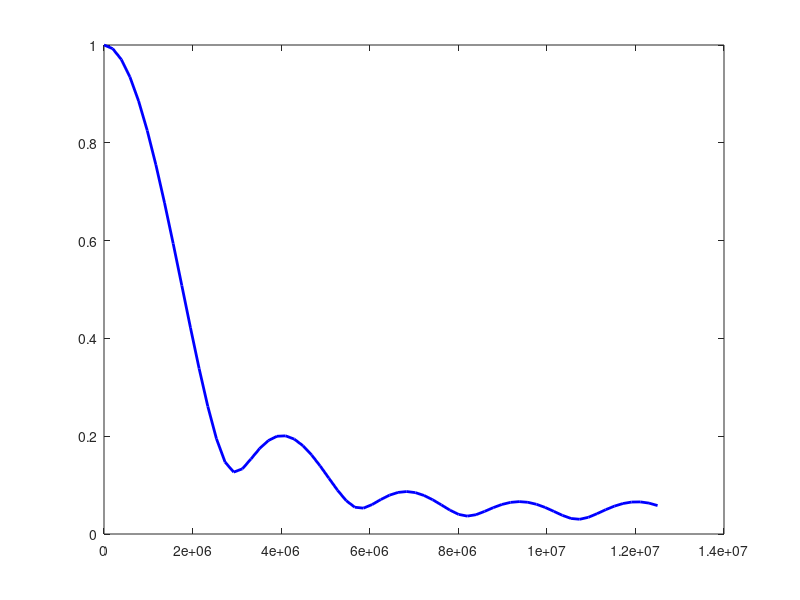
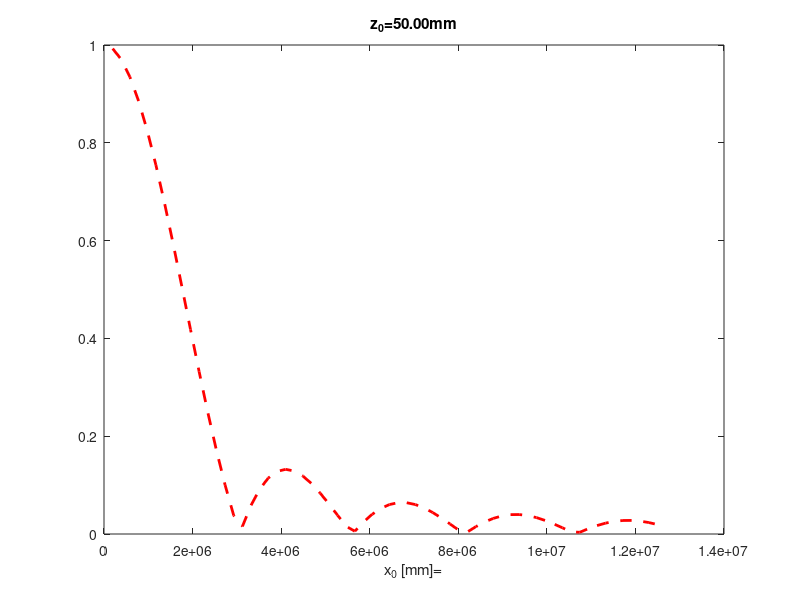

These charts were generated, in order, by the following MATLAB code: (Note: this script raises an error after producing the figures.)
% Review-script for exercise 1 in the Simulation Methods in Ultrasound
% Imaging course (MEDT8007).
% 
%
% author:  Marco M. Voormolen
% draft:   25 March 2008

% update:  
%
% uses:   ifftmmv.m and sirmmv.m
% sub of:  


clear all
close all
fclose('all');


% Parameters (see figure 3.16 on page 156)
a=3e-3; % aperture radius in m
ds=0.4e-3; % spatial resolution in m
x_1=-a:ds:a; % x-coordinate of the (candidate) aperture point(s) in m
y_1=-a:ds:a; % y-coordinate of the (candidate) aperture point(s) in m
x_0=5e-3; %-30e-3:0.5e-3:30e-3; % x-coordinate of the observation point(s) in m
y_0=0e-3; % y-coordinate of the observation point(s) in m
z_0=50e-3; % z-coordinate of the observation point(s) in m
f_c=2.5e6; % center frequency of the transducer/aperture in Hz
f_Sample=10*f_c; % sample frequency in Hz
N_FFT=128; % length of the FFT
t_s=0:1/f_Sample:0.8e-6; % non-zero duration of the excitation function in s
s=[sin(0.25*2*pi*f_c*t_s).^2.*sin(2*pi*f_c*t_s) zeros(1, N_FFT - length(t_s))]; % excitation function
c_0=1500; % speed of sound in m/s
df=f_Sample/N_FFT; % frequency resolution in Hz
f=0:df:floor(N_FFT/2)*df; %f_c; % frequency (range) Hz


% Huygens' principle
R=zeros(length(x_1), length(y_1));
H=zeros(length(x_0), length(f)); % complex amplitude function
h_WB=waitbar(0);
tic
for m=1:length(x_1)
  for n=1:length(y_1)
    for q=1:length(x_0)
      if sqrt(x_1(m)^2 + y_1(n)^2)<=a % only accept points that lie within the radius of the aperture
        r=[x_0(q) - x_1(m); y_0 - y_1(n); z_0]; % vector from the aperture point to observation point
        R(m, n)=sqrt(sum(r.^2)); % distance from the aperture point to observation point
        for i=1:length(f)
          Lambda=c_0/f(i); % wave length
          k(i)=(2*pi)/Lambda; % wave number
          H(q, i)=H(q, i) + exp(-1i*k(i)*R(m, n))/R(m, n); % because we are not taking care of the correct amplitude '4*pi' is omitted
        end
      end  
    end  
  end  
  waitbar(m/length(x_1), h_WB);
end
t_1=toc;
close(h_WB)
n=find(R==0);
R(n)=NaN;

figure;
%plot(x_0*1000, abs(H)/max(abs(H)), 'b-', 'LineWidth', 2);
plot(f, abs(H)/max(abs(H)), 'b-', 'LineWidth', 2);
%plot(x_0*1000, 20*log10(abs(H)/max(abs(H))), 'b-', 'LineWidth', 2)
figure;
Theta=atan(x_0/z_0);
%plot(x_0*1000, abs(2*besselj(1, k*a*sin(Theta))./(k*a*sin(Theta))), 'r--', 'LineWidth', 2);
plot(f, abs(2*besselj(1, k*a*sin(Theta))./(k*a*sin(Theta))), 'r--', 'LineWidth', 2);
%plot(x_0*1000, 20*log10(abs(2*bessel(1, k*a*sin(Theta))./(k*a*sin(Theta)))), 'r--', 'LineWidth', 2);
xlabel('x_0 [mm]=')
title(['z_0=' num2str(z_0*1000, '%.2f') 'mm'])


% Acoustic field

% FFT
S=fft(s);
P=S(1:length(H)).*H;
p=ifftmmv(P, N_FFT);
N_Rep=ceil((max(R(:))/c_0 + length(t_s)/f_Sample)/(N_FFT/f_Sample)); % number of repetition of the periodic time signal
p=repmat(p, 1, N_Rep); % periodic pressure signal
t=(0:length(p) - 1)/f_Sample; % time axesk
n_b=floor((min(R(:))/c_0)*f_Sample) - 1; % first sample of the transient time signal
n_e=ceil((max(R(:))/c_0)*f_Sample) + 1; % last sample of the transient time signal
figure
hold on
n=n_b + (length(t_s) + (n_e - n_b + 1) - 1) - 1;
plot(t(n_b:n), p(n_b:n)/max(abs(p(n_b:n))), 'b-', 'LineWidth', 2)

% convolution
h=ifftmmv(H, N_FFT);
h=repmat(h, 1, N_Rep); % periodic SIR
p=conv(s, h(n_b:n_e));
plot(t(n_b) + (0:length(p) - 1)/f_Sample, p/max(abs(p)), 'r--', 'LineWidth', 2)


% SIR
[h, t_0]=sirmmv(a, x_0, y_0, z_0, f_Sample, c_0);
p=conv(s, h);
t_2=toc;
plot(t_0 + (0:length(p) - 1)/f_Sample, p/max(abs(p)), 'm-.', 'LineWidth', 2)


% Field II
field_init(0)
set_field('c', c_0)
set_sampling(f_Sample);
N_Subdiv=10; % number of lateral subdivisions
TxAperture=xdc_piston(a, 2*a/N_Subdiv);
s_R=(2*pi*f_c*(2*a/N_Subdiv)^2)/(2*c_0) % Rayleigh distance (square mathematical elements are assumed)
xdc_excitation(TxAperture, s);
tic
[p_FII, t_FII]=calc_hp(TxAperture, [x_0 y_0 z_0]);
t_3=toc;
plot(t_FII + (0:length(p_FII) - 1)/f_Sample, p_FII/max(abs(p_FII)), 'g:', 'LineWidth', 2)
xdc_free(TxAperture)
field_end
legend('Huygens FFT', 'Huygens convolution', 'SIR', 'Field II')